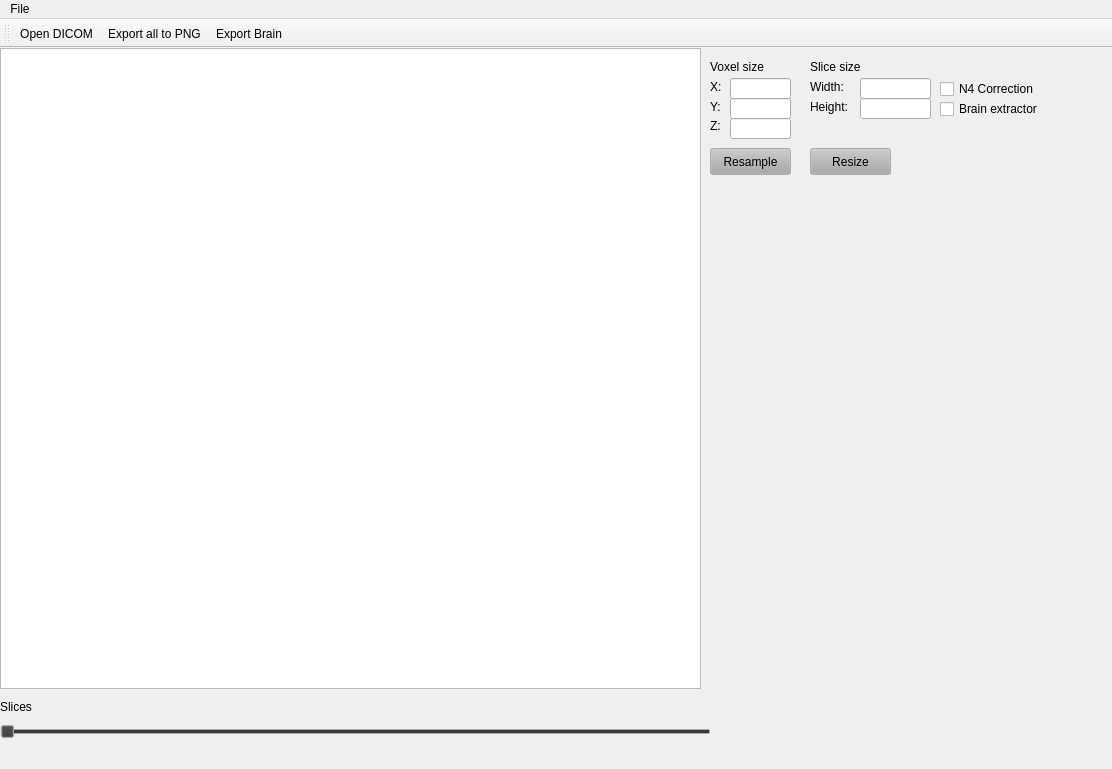
<?xml version="1.0" encoding="UTF-8"?>
<ui version="4.0">
 <class>MRIApp</class>
 <widget class="QMainWindow" name="MRIApp">
  <property name="geometry">
   <rect>
    <x>0</x>
    <y>0</y>
    <width>1112</width>
    <height>769</height>
   </rect>
  </property>
  <property name="palette">
   <palette>
    <active>
     <colorrole role="Button">
      <brush brushstyle="SolidPattern">
       <color alpha="255">
        <red>53</red>
        <green>53</green>
        <blue>53</blue>
       </color>
      </brush>
     </colorrole>
    </active>
    <inactive>
     <colorrole role="Button">
      <brush brushstyle="SolidPattern">
       <color alpha="255">
        <red>53</red>
        <green>53</green>
        <blue>53</blue>
       </color>
      </brush>
     </colorrole>
    </inactive>
    <disabled>
     <colorrole role="Button">
      <brush brushstyle="SolidPattern">
       <color alpha="255">
        <red>53</red>
        <green>53</green>
        <blue>53</blue>
       </color>
      </brush>
     </colorrole>
    </disabled>
   </palette>
  </property>
  <property name="windowTitle">
   <string>MRI App</string>
  </property>
  <property name="autoFillBackground">
   <bool>false</bool>
  </property>
  <widget class="QWidget" name="centralwidget">
   <widget class="QLabel" name="label">
    <property name="geometry">
     <rect>
      <x>710</x>
      <y>10</y>
      <width>67</width>
      <height>17</height>
     </rect>
    </property>
    <property name="text">
     <string>Voxel size</string>
    </property>
   </widget>
   <widget class="QLabel" name="label_2">
    <property name="geometry">
     <rect>
      <x>710</x>
      <y>30</y>
      <width>21</width>
      <height>17</height>
     </rect>
    </property>
    <property name="text">
     <string>X:</string>
    </property>
   </widget>
   <widget class="QLabel" name="label_3">
    <property name="geometry">
     <rect>
      <x>710</x>
      <y>50</y>
      <width>21</width>
      <height>17</height>
     </rect>
    </property>
    <property name="text">
     <string>Y:</string>
    </property>
   </widget>
   <widget class="QLabel" name="label_4">
    <property name="geometry">
     <rect>
      <x>710</x>
      <y>70</y>
      <width>21</width>
      <height>16</height>
     </rect>
    </property>
    <property name="text">
     <string>Z:</string>
    </property>
   </widget>
   <widget class="QLineEdit" name="v_x">
    <property name="geometry">
     <rect>
      <x>730</x>
      <y>30</y>
      <width>61</width>
      <height>21</height>
     </rect>
    </property>
   </widget>
   <widget class="QLineEdit" name="v_y">
    <property name="geometry">
     <rect>
      <x>730</x>
      <y>50</y>
      <width>61</width>
      <height>21</height>
     </rect>
    </property>
   </widget>
   <widget class="QLineEdit" name="v_z">
    <property name="geometry">
     <rect>
      <x>730</x>
      <y>70</y>
      <width>61</width>
      <height>21</height>
     </rect>
    </property>
   </widget>
   <widget class="QPushButton" name="resample_btn">
    <property name="geometry">
     <rect>
      <x>710</x>
      <y>100</y>
      <width>81</width>
      <height>27</height>
     </rect>
    </property>
    <property name="palette">
     <palette>
      <active>
       <colorrole role="Button">
        <brush brushstyle="SolidPattern">
         <color alpha="255">
          <red>170</red>
          <green>170</green>
          <blue>170</blue>
         </color>
        </brush>
       </colorrole>
      </active>
      <inactive>
       <colorrole role="Button">
        <brush brushstyle="SolidPattern">
         <color alpha="255">
          <red>170</red>
          <green>170</green>
          <blue>170</blue>
         </color>
        </brush>
       </colorrole>
      </inactive>
      <disabled>
       <colorrole role="Button">
        <brush brushstyle="SolidPattern">
         <color alpha="255">
          <red>170</red>
          <green>170</green>
          <blue>170</blue>
         </color>
        </brush>
       </colorrole>
      </disabled>
     </palette>
    </property>
    <property name="autoFillBackground">
     <bool>false</bool>
    </property>
    <property name="text">
     <string>Resample</string>
    </property>
   </widget>
   <widget class="QLabel" name="label_5">
    <property name="geometry">
     <rect>
      <x>810</x>
      <y>10</y>
      <width>67</width>
      <height>17</height>
     </rect>
    </property>
    <property name="text">
     <string>Slice size</string>
    </property>
   </widget>
   <widget class="QLabel" name="label_6">
    <property name="geometry">
     <rect>
      <x>810</x>
      <y>30</y>
      <width>51</width>
      <height>17</height>
     </rect>
    </property>
    <property name="text">
     <string>Width:</string>
    </property>
   </widget>
   <widget class="QLabel" name="label_7">
    <property name="geometry">
     <rect>
      <x>810</x>
      <y>50</y>
      <width>51</width>
      <height>17</height>
     </rect>
    </property>
    <property name="text">
     <string>Height:</string>
    </property>
   </widget>
   <widget class="QLineEdit" name="s_width">
    <property name="geometry">
     <rect>
      <x>860</x>
      <y>30</y>
      <width>71</width>
      <height>21</height>
     </rect>
    </property>
   </widget>
   <widget class="QLineEdit" name="s_heigth">
    <property name="geometry">
     <rect>
      <x>860</x>
      <y>50</y>
      <width>71</width>
      <height>21</height>
     </rect>
    </property>
   </widget>
   <widget class="QPushButton" name="resize_btn">
    <property name="geometry">
     <rect>
      <x>810</x>
      <y>100</y>
      <width>81</width>
      <height>27</height>
     </rect>
    </property>
    <property name="palette">
     <palette>
      <active>
       <colorrole role="Button">
        <brush brushstyle="SolidPattern">
         <color alpha="255">
          <red>170</red>
          <green>170</green>
          <blue>170</blue>
         </color>
        </brush>
       </colorrole>
      </active>
      <inactive>
       <colorrole role="Button">
        <brush brushstyle="SolidPattern">
         <color alpha="255">
          <red>170</red>
          <green>170</green>
          <blue>170</blue>
         </color>
        </brush>
       </colorrole>
      </inactive>
      <disabled>
       <colorrole role="Button">
        <brush brushstyle="SolidPattern">
         <color alpha="255">
          <red>170</red>
          <green>170</green>
          <blue>170</blue>
         </color>
        </brush>
       </colorrole>
      </disabled>
     </palette>
    </property>
    <property name="text">
     <string>Resize</string>
    </property>
   </widget>
   <widget class="QSlider" name="slices">
    <property name="geometry">
     <rect>
      <x>0</x>
      <y>670</y>
      <width>711</width>
      <height>28</height>
     </rect>
    </property>
    <property name="orientation">
     <enum>Qt::Horizontal</enum>
    </property>
   </widget>
   <widget class="QLabel" name="label_8">
    <property name="geometry">
     <rect>
      <x>0</x>
      <y>650</y>
      <width>67</width>
      <height>17</height>
     </rect>
    </property>
    <property name="text">
     <string>Slices</string>
    </property>
   </widget>
   <widget class="QGraphicsView" name="graphicsView">
    <property name="geometry">
     <rect>
      <x>0</x>
      <y>0</y>
      <width>701</width>
      <height>641</height>
     </rect>
    </property>
   </widget>
   <widget class="QCheckBox" name="n4">
    <property name="geometry">
     <rect>
      <x>940</x>
      <y>30</y>
      <width>121</width>
      <height>22</height>
     </rect>
    </property>
    <property name="text">
     <string>N4 Correction</string>
    </property>
   </widget>
   <widget class="QCheckBox" name="brain_extractor">
    <property name="geometry">
     <rect>
      <x>940</x>
      <y>50</y>
      <width>131</width>
      <height>22</height>
     </rect>
    </property>
    <property name="text">
     <string>Brain extractor</string>
    </property>
   </widget>
  </widget>
  <widget class="QMenuBar" name="menubar">
   <property name="geometry">
    <rect>
     <x>0</x>
     <y>0</y>
     <width>1112</width>
     <height>31</height>
    </rect>
   </property>
   <widget class="QMenu" name="menu">
    <property name="title">
     <string>File</string>
    </property>
    <addaction name="actionOpen_DICOM"/>
    <addaction name="actionExport_Brain"/>
    <addaction name="actionExport_to_PNG"/>
    <addaction name="actionExit"/>
   </widget>
   <addaction name="menu"/>
  </widget>
  <widget class="QToolBar" name="toolBar">
   <property name="windowTitle">
    <string>toolBar</string>
   </property>
   <attribute name="toolBarArea">
    <enum>TopToolBarArea</enum>
   </attribute>
   <attribute name="toolBarBreak">
    <bool>false</bool>
   </attribute>
   <addaction name="actionOpen_DICOM"/>
   <addaction name="actionExport_to_PNG"/>
   <addaction name="actionExport_Brain"/>
  </widget>
  <action name="actionOpen_DICOM">
   <property name="icon">
    <iconset>
     <normaloff>ico/dicom.png</normaloff>ico/dicom.png</iconset>
   </property>
   <property name="text">
    <string>Open DICOM</string>
   </property>
   <property name="shortcut">
    <string>Ctrl+O</string>
   </property>
  </action>
  <action name="actionExit">
   <property name="text">
    <string>Exit</string>
   </property>
   <property name="shortcut">
    <string>Ctrl+Q</string>
   </property>
  </action>
  <action name="actionExport_Brain">
   <property name="icon">
    <iconset>
     <normaloff>ico/brain.png</normaloff>ico/brain.png</iconset>
   </property>
   <property name="text">
    <string>Export Brain</string>
   </property>
   <property name="shortcut">
    <string>Ctrl+B</string>
   </property>
  </action>
  <action name="actionExport_to_PNG">
   <property name="icon">
    <iconset>
     <normaloff>ico/export.png</normaloff>ico/export.png</iconset>
   </property>
   <property name="text">
    <string>Export all to PNG</string>
   </property>
   <property name="shortcut">
    <string>Ctrl+E</string>
   </property>
  </action>
 </widget>
 <resources/>
 <connections/>
</ui>
